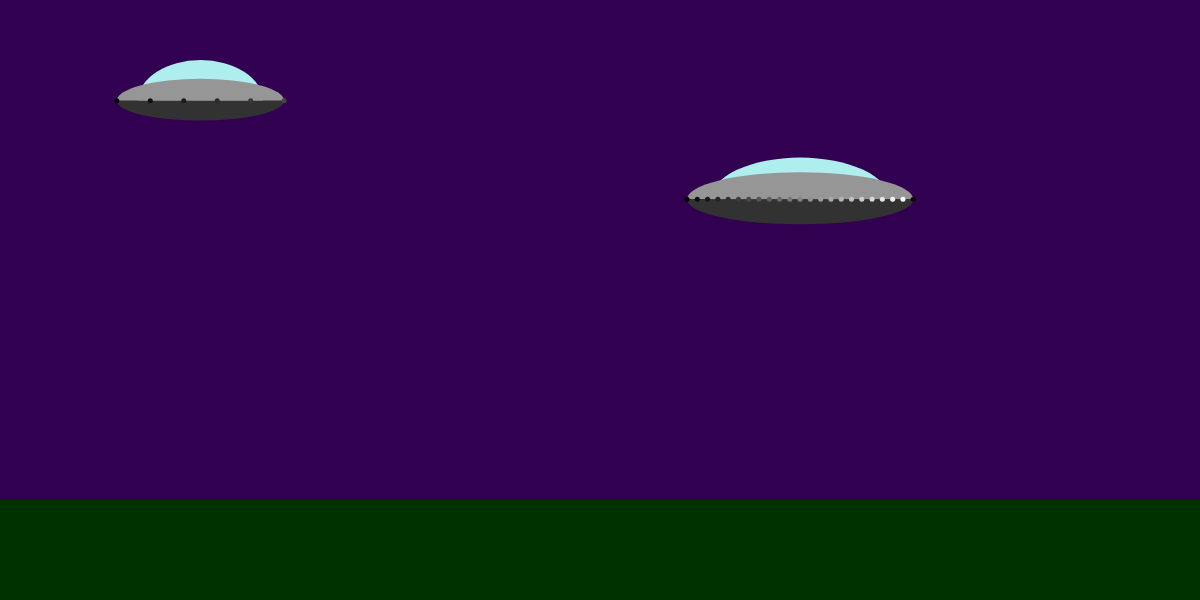
Frame 1 (no input)
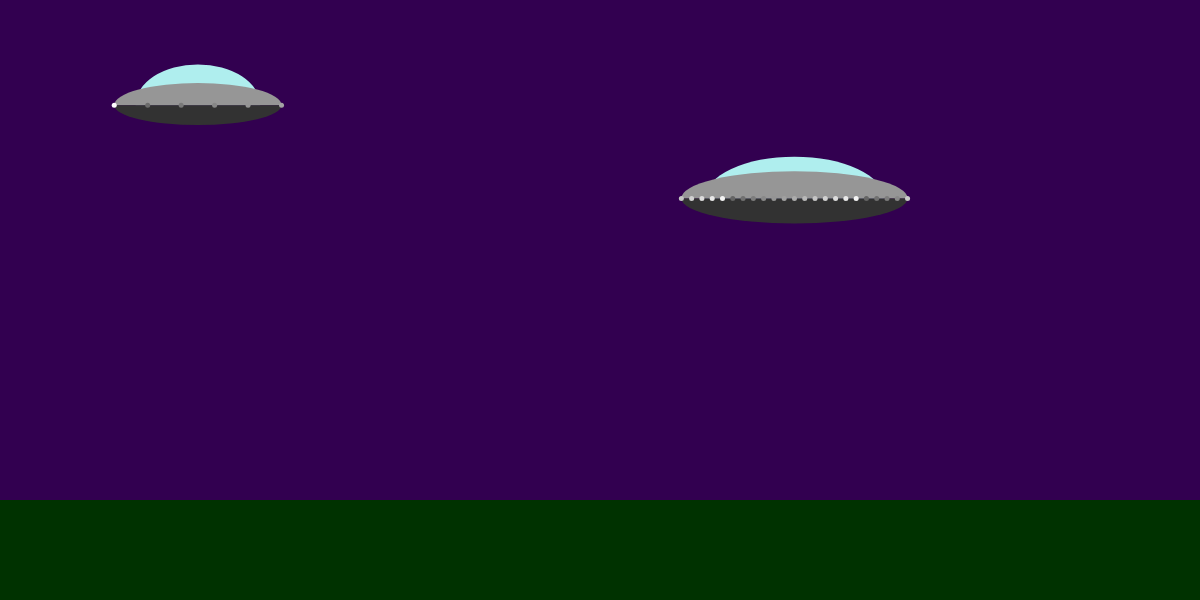
Frame 60 (no input)
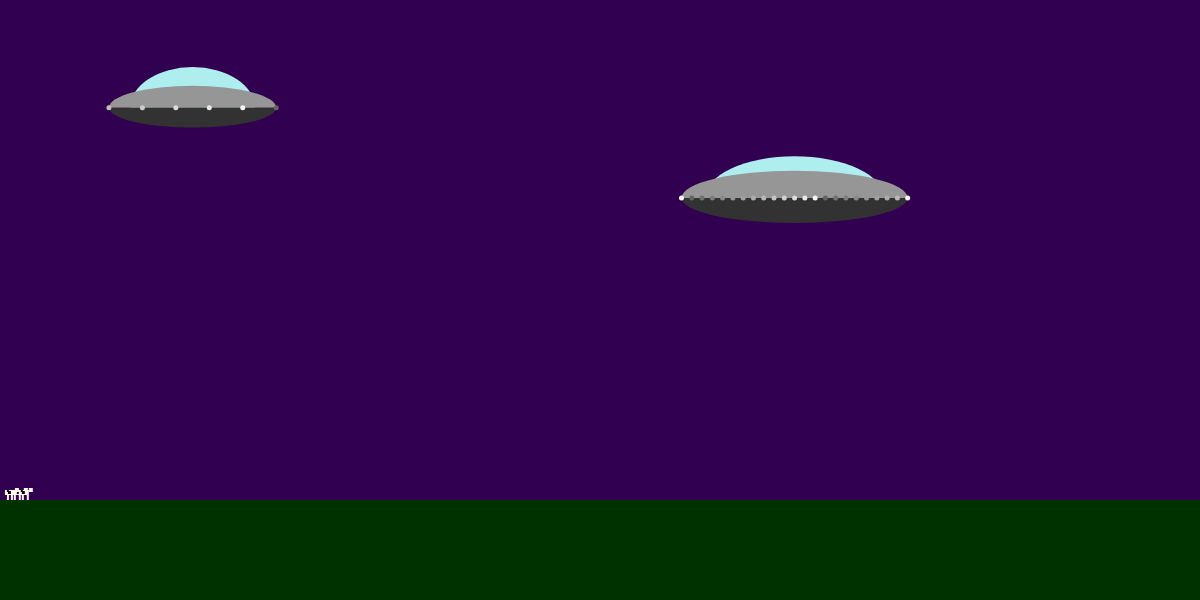
Frame 120 (the mouse pressed at the canvas centre since frame 60)

The p5.js sketch that drew these frames (run headless with seeded random() and noise() and a simulated clock; from frame 60 on, the mouse is pressed at the canvas centre):

// p5.js sketch
// ── sketch.js
//Topic 1.1 
//Object orientation revisted
//part two

var cowManager;
var flyingSaucers;


function FlyingSaucer(x,y)
{
    //public
    this.x = x;
    this.y = y;
    this.beamOn = false;
    
    //private
    var fs_width = random(150,250);
    var fs_height = random(75,125);
    var window_width = random(0.65,0.85);
    var window_height = random(0.75,1);
    var base_height = random(0.25,0.5);
    var num_lights = floor(random(5,25));
    var light_inc = floor(random(5,10));
    var brightnesses = [];
    var beamWidth = 140;
        

    this.hover = function()
    {
        this.x += random(-1,1);
        this.y += random(-1,1); 
        
        if(!this.beamOn && random() > 0.995)
        {
            this.beamOn = true;
        }
        else if(this.beamOn && random() > 0.998)
        {
            this.beamOn = false;
        }
    }

    
    this.draw = function()
    {
        if(this.beamOn)
        {
            this.beam();
        }
        
        
        //draw the window
        fill(175,238,238);
        arc(
            this.x,
            this.y,
            fs_width * window_width,
            fs_height * window_height,
            PI,TWO_PI);

        //draw the body
        fill(150);
        arc(
            this.x,
            this.y,
            fs_width,
            fs_height/2,
            PI,TWO_PI);

        //draw the base
        fill(50);
        arc(
            this.x,
            this.y,
            fs_width,
            fs_height * base_height,
            0,PI);

        //draw the lights
        var incr = (fs_width/(num_lights -1)); 

        for(var i = 0; i < num_lights; i++)
        {

            var x = this.x - fs_width/2 + i * incr;
            fill(brightnesses[i]);
            ellipse(
                x,
                this.y,
                5,
                5
            )
            brightnesses[i] += light_inc;
            if(brightnesses[i] > 255)
            {
                brightnesses[i] = 100;
            }
        }
    }   
    
    this.beam = function()
    {
        if(random() > 0.25)
        {
            fill(255,255,100,150);
            beginShape();
            vertex(this.x - 25,this.y + fs_height * base_height * 0.5);
            vertex(this.x + 25,this.y + fs_height * base_height * 0.5);
            vertex(this.x + beamWidth/2,height - 100);
            vertex(this.x - beamWidth/2,height - 100);
            endShape();
        }
    }
    
    this.getBeamBoundaries = function()
    {
        var boundaries = [];
        boundaries.push(this.x - beamWidth/2);
        boundaries.push(this.x + beamWidth/2);
        return boundaries;
    }
    
    //////// setup code /////////
    
    for(var i = 0; i < num_lights; i++)
    {
        brightnesses.push((i * light_inc * 2)%255);
    }
}


function Cow(x,y)
{
    //public
    this.x = x;
    this.y = y;
    this.direction = random(1,2);
    this.flyingSaucerRef = null;
    this.flagForDeletion = false;
    this.isFrozen = false;
    
    //private
    var step = 0;

    if(random() > 0.5)
    {
        this.direction *= -1;    
    }
    
    
    this.draw = function()
    {
        
        push();
        translate(this.x, this.y);
        if(this.direction > 0)
        {
            scale(-1,1);
        }
        
        fill(255,250,240)
        rect(0,-10,10,5);
        
        //legs
        if(step > 5)
        {
            rect(0,-5,2,5);
            rect(8,-5,2,5);
        }
        else
        {
            rect(2,-5,2,5);
            rect(6,-5,2,5);
        }
        
        //head
        rect(-4,-12,4,4);
        
        //markings
        fill(0);
        rect(4,-9,3,3);
        rect(6,-10,2,2);

        pop();
        
    }
    
    this.walk = function()
    {
        this.x += this.direction;
        step = (step + 1)%10;
    }

}


function CowManager()
{
    this.cows = [];
    this.minCows = 10;
    
    this.update = function()
    {
        //add new cows if necessary
        if(this.cows.length < this.minCows)
        {
            this.cows.push(new Cow(width+199, height - 100));
        }
        
        for(var i = 0; i < this.cows.length; i++)
        {
            
            if(!this.cows[i].isFrozen)
            {
                if(this.cows[i].y < height - 100)
                {
                    //falling
                    this.cows[i].y += 3;
                }
                else
                {
                    //regular walking
                    this.cows[i].walk();

                    if(this.cows[i].x > width + 200)
                    {
                        this.cows[i].x = -200;
                    }
                    else if(this.cows[i].x < -200)
                    {
                        this.cows[i].x = width + 200;
                    }
                }
            }
            else
            {
                //reset for next frame
                this.cows[i].isFrozen = false;    
            }
        }
        
        //remove old cows
        for(var i = this.cows.length - 1; i >= 0; i--)
        {
            if(this.cows[i].flagForDeletion)
            {
                this.cows.splice(i,1);
            }
        }
           
        
    }
    
    this.draw = function()
    {
        for(var i = 0; i < this.cows.length; i++)
        {
            this.cows[i].draw();
        }
    }
    
    this.checkForCows = function(x1,x2)
    {
        //returns all cows between the two points
        
        var cows = [];
        
        for(var i = 0; i < this.cows.length; i++)
        {
            if(this.cows[i].x >= x1 && this.cows[i].x <= x2)
            {
                cows.push(this.cows[i]);
            }
        }
        
        return cows;
    }
    
    this.levitateCows = function(boundaries, x_anchor, y_cutoff)
    {
        var cows = this.checkForCows(boundaries[0], boundaries[1]);
        
        //hover up
        for(var i = 0 ; i < cows.length; i++)
        {
            cows[i].x = x_anchor;
            cows[i].y -= 1;
            cows[i].isFrozen = true;
            
            if(cows[i].y < y_cutoff)
            {
                cows[i].flagForDeletion = true;
            }
        }

    }

}

function setup()
{
    createCanvas(1200,600);
    noStroke();
    
    flyingSaucer = new FlyingSaucer(width/2,100);
    cowManager = new CowManager();

    flyingSaucers = [];

    flyingSaucers.push(new FlyingSaucer(200,100));
    flyingSaucers.push(new FlyingSaucer(800,200));

}

function draw()
{
    background(50,0,80);
    
    //draw the ground
    fill(0,50,0);
    rect(0,height - 100, width, 100);
    
    cowManager.update();
    cowManager.draw();

    for(var i = 0; i < flyingSaucers.length; i++){
        flyingSaucers[i].hover();
        flyingSaucers[i].draw();
        
        
        if(flyingSaucers[i].beamOn)
        {   
            var b = flyingSaucers[i].getBeamBoundaries();
            cowManager.levitateCows(b, flyingSaucers[i].x, flyingSaucers[i].y);
        }
    }



}
